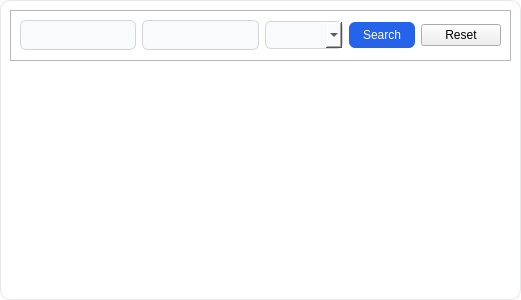
<?xml version="1.0" encoding="UTF-8"?>
<ui version="4.0">
 <class>searchCard</class>
 <widget class="QWidget" name="searchCard">
  <property name="geometry">
   <rect>
    <x>0</x>
    <y>0</y>
    <width>521</width>
    <height>300</height>
   </rect>
  </property>
  <property name="windowTitle">
   <string>Form</string>
  </property>
  <property name="styleSheet">
   <string notr="true">#searchCard {
    background-color: #ffffff;
    border: 1px solid #e5e7eb;
    border-radius: 10px;
}</string>
  </property>
  <widget class="QFrame" name="frame">
   <property name="geometry">
    <rect>
     <x>10</x>
     <y>10</y>
     <width>501</width>
     <height>51</height>
    </rect>
   </property>
   <property name="styleSheet">
    <string notr="true">#searchCard {
    background-color: #ffffff;
    border: 1px solid #e5e7eb;
    border-radius: 10px;
}</string>
   </property>
   <property name="frameShape">
    <enum>QFrame::Shape::StyledPanel</enum>
   </property>
   <property name="frameShadow">
    <enum>QFrame::Shadow::Raised</enum>
   </property>
   <layout class="QHBoxLayout" name="horizontalLayout">
    <item>
     <widget class="QLineEdit" name="keyword_input">
      <property name="styleSheet">
       <string notr="true">QLineEdit {
    border: 1px solid #d1d5db;
    border-radius: 6px;
    padding: 6px 10px;
    background-color: #f9fafb;
}
QLineEdit:focus {
    border: 1px solid #2563eb;
    background-color: #ffffff;
}</string>
      </property>
     </widget>
    </item>
    <item>
     <widget class="QLineEdit" name="location_input">
      <property name="styleSheet">
       <string notr="true">QLineEdit {
    border: 1px solid #d1d5db;
    border-radius: 6px;
    padding: 6px 10px;
    background-color: #f9fafb;
}
QLineEdit:focus {
    border: 1px solid #2563eb;
    background-color: #ffffff;
}</string>
      </property>
     </widget>
    </item>
    <item>
     <widget class="QComboBox" name="category_combo">
      <property name="styleSheet">
       <string notr="true">QComboBox {
    border: 1px solid #d1d5db;
    border-radius: 6px;
    padding: 5px 8px;
    background-color: #f9fafb;
}
QComboBox:focus {
    border: 1px solid #2563eb;
}</string>
      </property>
     </widget>
    </item>
    <item>
     <widget class="QPushButton" name="search_btn">
      <property name="styleSheet">
       <string notr="true">QPushButton {
    background-color: #2563eb;
    color: white;
    border-radius: 6px;
    padding: 6px 14px;
}
QPushButton:hover {
    background-color: #1e40af;
}</string>
      </property>
      <property name="text">
       <string>Search</string>
      </property>
     </widget>
    </item>
    <item>
     <widget class="QPushButton" name="reset_btn">
      <property name="text">
       <string>Reset</string>
      </property>
     </widget>
    </item>
   </layout>
  </widget>
 </widget>
 <resources/>
 <connections/>
</ui>
